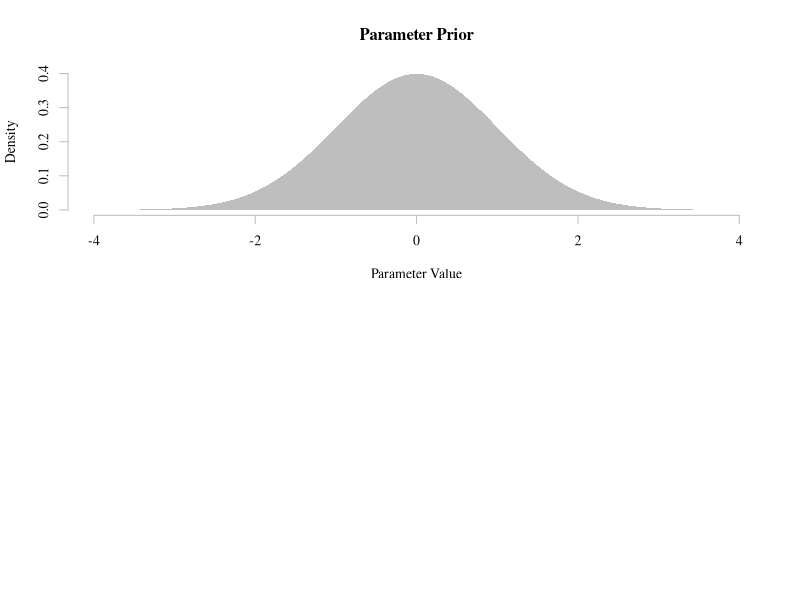

This figure's R source: (Note: this script raises an error after producing the figure.)
par(family="serif",bg="white")
layout(matrix(c(1,1,2,3), 2, 2, byrow = TRUE))
##
#the prior
plot(NA,
   xlab="Parameter Value",
   ylab="Density",
   main="Parameter Prior",
   frame.plot=F,
   xaxt="n",
   yaxt="n",
   xlim=c(-4,4),
   ylim=c(0,0.4))
x1 <- seq(-4,4,0.01)
y1 <- dnorm(x=x1,mean=0,sd=1)
polygon(y=c(y1,rep(0,length(y1))),
   x=c(x1,rev(x1)),
   col="grey",
   border=F)
axis(1,col="grey")
axis(2,col="grey")

#the conflict data
conflicts_monument <- MayaConflict_1y$Conflict / MayaConflict_1y$Monuments_adj
conflicts_monument_finite <- conflicts_monument[which(is.finite(conflicts_monument))]
hist(conflicts_monument_finite,
   border="white",
   col="darkgrey",
   main="Conflict",
   xlab="Conflicts per monument",
   xaxt="n",
   yaxt="n")
axis(1,col="grey")
axis(2,col="grey")

#the climate covariate
d18O <- MayaConflict_1y[index,7]-mean(MayaConflict_1y[index,7])
hist(d18O,
   border="white",
   col="darkgrey",
   main="d18O",
   xlab="ppm deviations",
   xaxt="n",
   yaxt="n")
axis(1,col="grey")
axis(2,col="grey")
